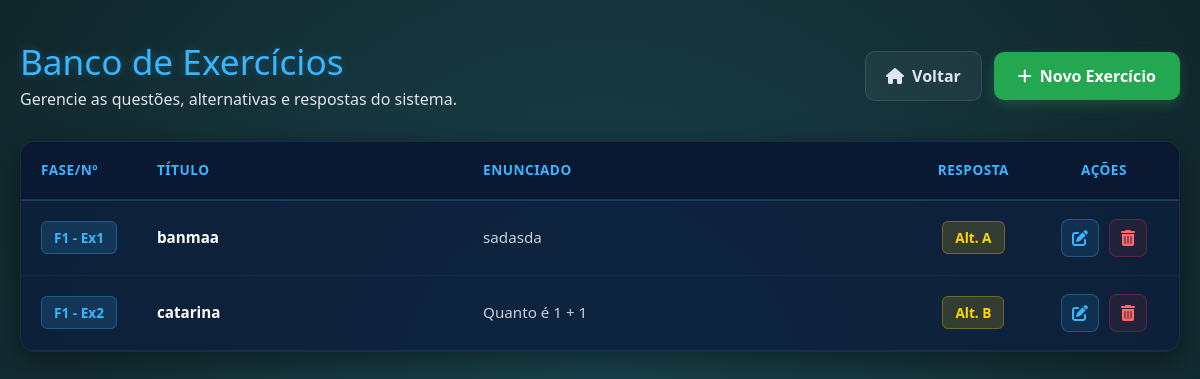
The page /listarExercicios on the database as committed earlier.
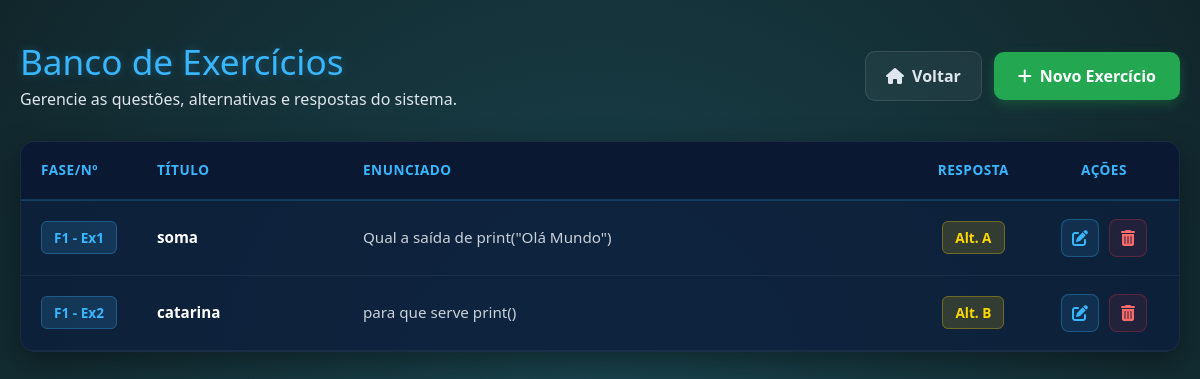
The same page on the database as committed later.
### models/ExercicioModel.py (models this page shows, shortened)
class ExercicioModel(bd.Model):
    __tablename__ = 'Exercicio'
    idExercicio = bd.Column(bd.Integer, primary_key=True, autoincrement=True)
    titulo = bd.Column(bd.String(25), nullable=False)
    enunciado = bd.Column(bd.Text, nullable=False)
    alternativaA = bd.Column(bd.String(99), nullable=False)
    alternativaB = bd.Column(bd.String(99), nullable=False)
    alternativaC = bd.Column(bd.String(99), nullable=False)
    alternativaD = bd.Column(bd.String(99), nullable=False)
    resposta = bd.Column(bd.Text, nullable=False)
    idFase = bd.Column(bd.Integer, bd.ForeignKey('Fase.idFase'), nullable=False)
    numero = bd.Column(bd.Integer, nullable=False)

### views_mundo.py (the view)
@app.route('/listarExercicios')
def listarExercicios():
    oExercicioController = ExercicioController()
    return oExercicioController.listarExercicios()

### app.py (called while the page is built)
@event.listens_for(Engine, "connect")
def set_sqlite_pragma(dbapi_connection, connection_record):
    cursor = dbapi_connection.cursor()
    cursor.execute("PRAGMA foreign_keys=ON")
    cursor.close()

### controllers/ExercicioController.py (called while the page is built)
    def listarExercicios(self):
        oExercicioService = ExercicioService()
        return oExercicioService.listarExercicios()

### dao/ExercicioDao.py (called while the page is built)
    def carregarExercicios(self):
        exercicios = ExercicioModel.query.all()
        return exercicios

### service/ExercicioService.py (called while the page is built)
    def listarExercicios(self):
        oExercicioDao = ExercicioDao()
        exercicios = oExercicioDao.carregarExercicios()
        oExercicioView = ExercicioView()
        return oExercicioView.listarExercicios(exercicios)

### views/ExercicioView.py (called while the page is built)
    def listarExercicios(self, listaExercicios):
        return render_template('listarExercicios.html', listaExercicios=listaExercicios, titulo='Lista de Exercícios')

### templates/listarExercicios.html (shortened to what this page needs)
{% extends "template.html" %}
{% block cabecalho %}
    <link rel="stylesheet" href="{{ url_for('static', filename='styles/listarExercicios.css') }}"/>
    <link rel="stylesheet" href="https://cdnjs.cloudflare.com/ajax/libs/font-awesome/6.4.0/css/all.min.css">
{% endblock %}
{% block corpo %}
<div class="crud-container">
    <div class="crud-header">
        <div>
            <h1 class="crud-titulo">Banco de Exercícios</h1>
            <p class="crud-subtitulo">Gerencie as questões, alternativas e respostas do sistema.</p>
        </div>
        <div class="header-acoes">
            <a href="{{ url_for('index') }}" class="btn-voltar">
                <i class="fa-solid fa-house"></i> Voltar
            </a>
            <a href="{{ url_for('cadastrarExercicio') }}" class="btn-novo-exercicio">
                <i class="fa-solid fa-plus"></i> Novo Exercício
            </a>
        </div>
    </div>
    <div class="tabela-responsiva">
        <table class="tabela-exercicios">
            <thead>
                <tr>
                    <th style="width: 80px;">Fase/Nº</th>
                    <th>Título</th>
                    <th>Enunciado</th>
                    <th style="width: 90px; text-align: center;">Resposta</th>
                    <th style="width: 150px; text-align: center;">Ações</th>
                </tr>
            </thead>
            <tbody>
                {% for exercicio in listaExercicios %}
                <tr>
                    <td data-label="Fase/Nº">
                        <span class="badge-fase">F{{ exercicio.idFase }} - Ex{{ exercicio.numero }}</span>
                    </td>
                    <td data-label="Título" class="col-titulo">
                        <strong>{{ exercicio.titulo }}</strong>
                    </td>
                    <td data-label="Enunciado" class="col-enunciado">
                        {{ exercicio.enunciado }}
                    </td>
                    <td data-label="Resposta" style="text-align: center;">
                        <span class="badge-resposta">Alt. {{ exercicio.resposta | upper }}</span>
                    </td>
                    <td data-label="Ações" style="text-align: center;">
                        <div class="grupo-acoes">
                            <a href="{{ url_for('editarExercicio', idExercicio=exercicio.idExercicio) }}" class="btn-acao btn-alterar" title="Alterar Exercício">
                                <i class="fa-solid fa-pen-to-square"></i>
                            </a>
                            <a href="{{ url_for('deletarExercicio', idExercicio=exercicio.idExercicio) }}" class="btn-acao btn-apagar" title="Apagar Exercício" onclick="return confirm('Tem certeza que deseja apagar o exercício: {{ exercicio.titulo }}?')">
                                <i class="fa-solid fa-trash-can"></i>
                            </a>
                        </div>
                    </td>
                </tr>
                {% endfor %}
            </tbody>
        </table>
    </div>
</div>
{% endblock %}

Rows that differ between the two databases and show on the page:
changed ExercicioModel: titulo "banmaa" → "soma"; enunciado "sadasda" → "Qual a saída de print(\"Olá Mundo\")"
changed ExercicioModel "catarina": enunciado "Quanto é 1 + 1" → "para que serve print()"
